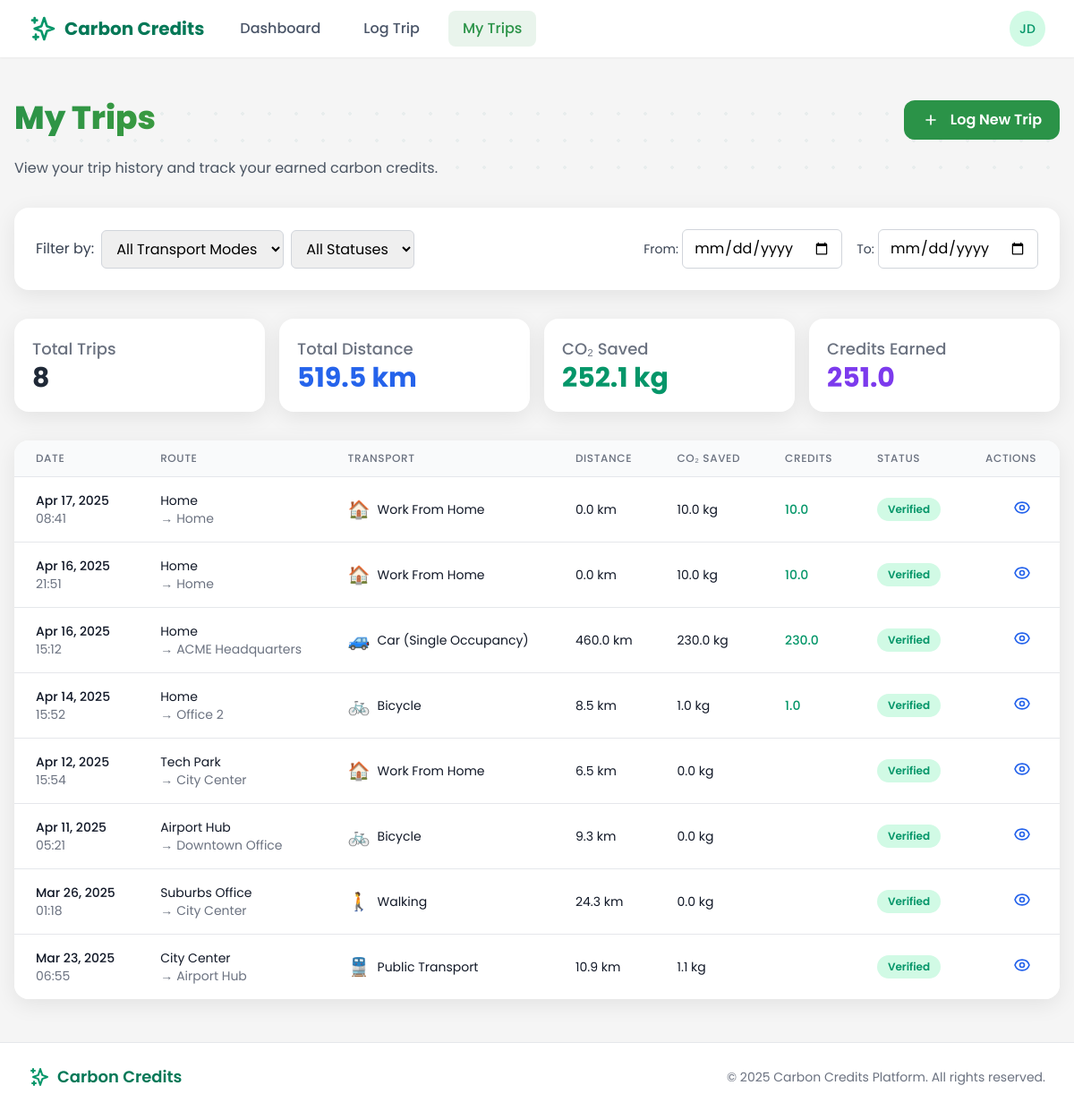
Before: /employee/trips/ (signed in) with the older database file.
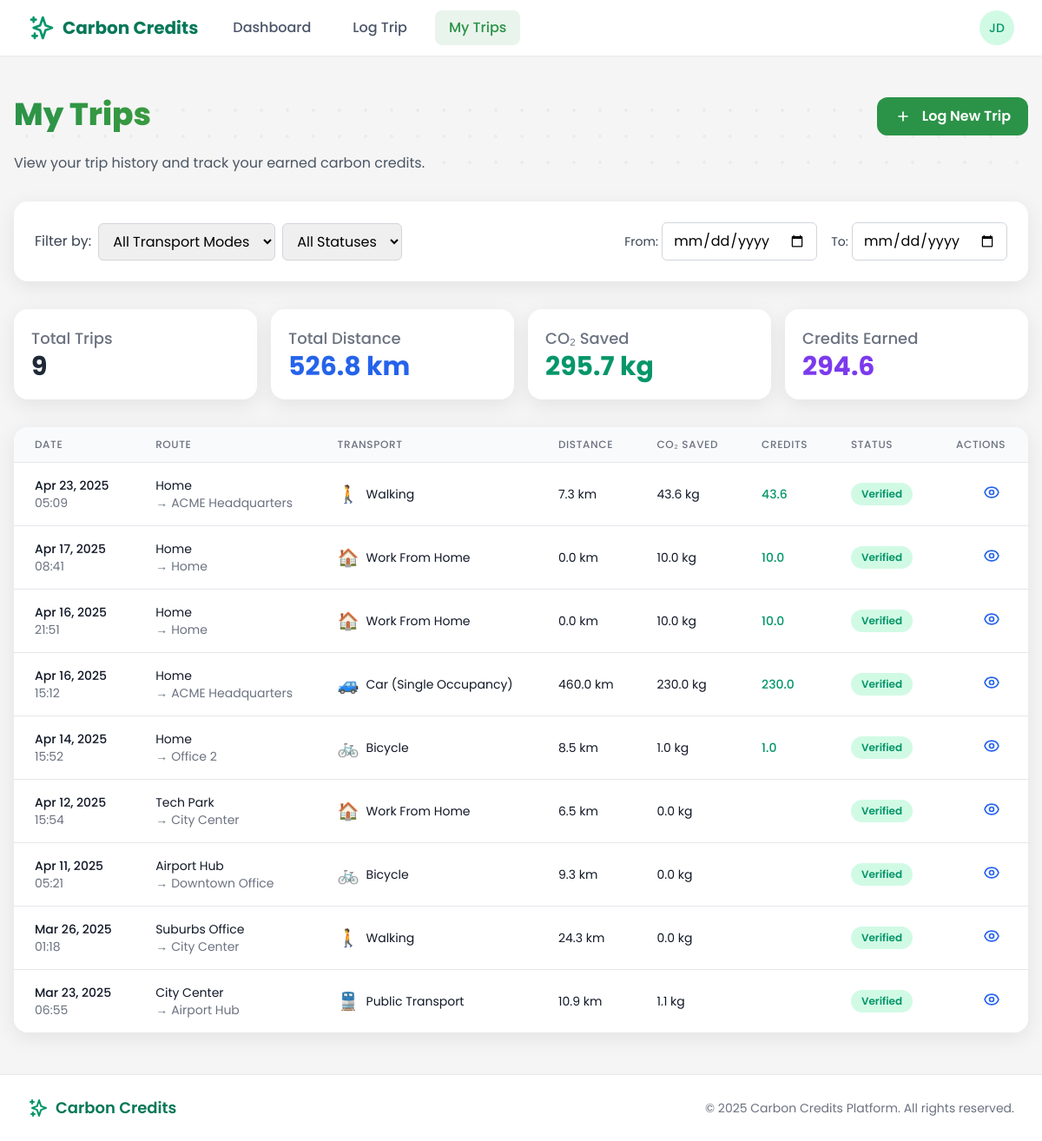
After: the same page with the newer database file.
### trips/models.py (models this page shows, shortened)
class Trip(models.Model):
    TRANSPORT_MODES = (
        ('car', 'Car (Single Occupancy)'),
        ('carpool', 'Carpool'),
        ('public_transport', 'Public Transport'),
        ('bicycle', 'Bicycle'),
        ('walking', 'Walking'),
        ('work_from_home', 'Work From Home'),
    )
    VERIFICATION_STATUS = (
        ('pending', 'Pending'),
        ('verified', 'Verified'),
        ('rejected', 'Rejected'),
        ('flagged', 'Flagged for Review'),
    )
    employee = models.ForeignKey(
        EmployeeProfile,
        on_delete=models.CASCADE,
        related_name='trips'
    )
    start_location = models.ForeignKey(
        Location,
        on_delete=models.SET_NULL,
        related_name='trip_starts',
        null=True
    )
    end_location = models.ForeignKey(
        Location,
        on_delete=models.SET_NULL,
        related_name='trip_ends',
        null=True
    )
    start_time = models.DateTimeField()
    end_time = models.DateTimeField(null=True, blank=True)
    transport_mode = models.CharField(
        max_length=20,
        choices=TRANSPORT_MODES
    )
    distance_km = models.DecimalField(
        max_digits=8,
        decimal_places=2,
        null=True,
        blank=True
    )
    carbon_savings = models.DecimalField(
        max_digits=8,
        decimal_places=2,
        null=True,
        blank=True
    )
    credits_earned = models.DecimalField(
        max_digits=8,
        decimal_places=2,
        null=True,
        blank=True
    )
    proof_image = models.ImageField(
        upload_to='trip_proofs/',
        null=True,
        blank=True
    )
    verification_status = models.CharField(
        max_length=10,
        choices=VERIFICATION_STATUS,
        default='pending'
    )
    verified_by = models.ForeignKey(
        CustomUser,
        on_delete=models.SET_NULL,
        related_name='verified_trips',
        null=True,
        blank=True
    )
    duration_minutes = models.PositiveIntegerField(
        null=True,
        blank=True,
        help_text="Estimated travel time in minutes based on transport mode and distance"
    )
    created_at = models.DateTimeField(default=timezone.now)

### users/models.py (models this page shows, shortened)
class Location(models.Model):
    LOCATION_TYPES = (
        ('home', 'Home'),
        ('office', 'Office'),
        ('commute', 'Commute'),
        ('other', 'Other'),
    )
    name = models.CharField(max_length=100, default='', blank=True)
    created_by = models.ForeignKey(
        CustomUser,
        on_delete=models.CASCADE,
        related_name='locations'
    )
    latitude = models.DecimalField(max_digits=10, decimal_places=7)
    longitude = models.DecimalField(max_digits=10, decimal_places=7)
    address = models.CharField(max_length=255)
    location_type = models.CharField(max_length=10, choices=LOCATION_TYPES, default='other')
    employer = models.ForeignKey(
        EmployerProfile,
        on_delete=models.CASCADE,
        related_name='office_locations',
        null=True,
        blank=True
    )
    is_primary = models.BooleanField(default=False)
    created_at = models.DateTimeField(default=timezone.now)

### core/views/employee_views.py (the view)
# urls.py: path('trips/', trips_list, name='employee_trips'),
@login_required
@user_passes_test(lambda u: u.is_employee)
def trips_list(request):
    employee = request.user.employee_profile
    trips = employee.trips.all().order_by('-start_time')
    stats = trips.aggregate(
        total_distance=Sum('distance_km'),
        total_co2_saved=Sum('carbon_savings'),
        total_credits=Sum('credits_earned')
    )
    total_distance = stats['total_distance'] or 0
    total_co2_saved = stats['total_co2_saved'] or 0
    total_credits = stats['total_credits'] or 0
    context = {
        'trips': trips,
        'page_title': 'My Trips',
        'total_distance': total_distance,
        'total_co2_saved': total_co2_saved,
        'total_credits': total_credits,
    }
    return render(request, 'employee/trips.html', context)

### templates/employee/trips.html (shortened to what the changed rows need)
{% extends 'base.html' %}
{% block content %}
<div class="trips-container px-4 py-6">
    <div class="relative mb-8">
        <div class="relative z-10 flex justify-between items-start">
            <div>
                <h1 class="section-headline text-3xl md:text-4xl font-bold mb-6">My Trips</h1>
            </div>
        </div>
    </div>
    <div class="grid grid-cols-1 sm:grid-cols-2 md:grid-cols-4 gap-4 mb-8">
        <div class="modern-card p-5">
            <h3 class="text-lg font-medium text-gray-500">Total Trips</h3>
            <p class="text-3xl font-bold text-gray-800">{{ trips.count }}</p>
        </div>
        <div class="modern-card p-5">
            <h3 class="text-lg font-medium text-gray-500">Total Distance</h3>
            <p class="text-3xl font-bold text-blue-600">{{ total_distance|default:"0"|floatformat:1 }} km</p>
        </div>
        <div class="modern-card p-5">
            <h3 class="text-lg font-medium text-gray-500">CO₂ Saved</h3>
            <p class="text-3xl font-bold text-green-600">{{ total_co2_saved|default:"0"|floatformat:1 }} kg</p>
        </div>
        <div class="modern-card p-5">
            <h3 class="text-lg font-medium text-gray-500">Credits Earned</h3>
            <p class="text-3xl font-bold text-purple-600">{{ total_credits|default:"0"|floatformat:1 }}</p>
        </div>
    </div>
    <div class="modern-card overflow-hidden">
        <div class="overflow-x-auto">
            {% if trips %}
            <table class="min-w-full divide-y divide-gray-200">
                <thead class="bg-gray-50">
                    <tr>
                        <th scope="col" class="px-6 py-3 text-left text-xs font-medium text-gray-500 uppercase tracking-wider">Date</th>
                        <th scope="col" class="px-6 py-3 text-left text-xs font-medium text-gray-500 uppercase tracking-wider">Route</th>
                        <th scope="col" class="px-6 py-3 text-left text-xs font-medium text-gray-500 uppercase tracking-wider">Transport</th>
                        <th scope="col" class="px-6 py-3 text-left text-xs font-medium text-gray-500 uppercase tracking-wider">Distance</th>
                        <th scope="col" class="px-6 py-3 text-left text-xs font-medium text-gray-500 uppercase tracking-wider">CO₂ Saved</th>
                        <th scope="col" class="px-6 py-3 text-left text-xs font-medium text-gray-500 uppercase tracking-wider">Credits</th>
                        <th scope="col" class="px-6 py-3 text-left text-xs font-medium text-gray-500 uppercase tracking-wider">Status</th>
                        <th scope="col" class="px-6 py-3 text-left text-xs font-medium text-gray-500 uppercase tracking-wider">Actions</th>
                    </tr>
                </thead>
                <tbody class="bg-white divide-y divide-gray-200">
                    {% for trip in trips %}
                    <tr class="trip-row" data-id="{{ trip.id }}" data-mode="{{ trip.transport_mode }}" data-status="{{ trip.verification_status }}">
                        <td class="px-6 py-4 whitespace-nowrap">
                            <div class="text-sm font-medium text-gray-900">{{ trip.start_time|date:"M d, Y" }}</div>
                            <div class="text-sm text-gray-500">{{ trip.start_time|date:"H:i" }}</div>
                        </td>
                        <td class="px-6 py-4">
                            <div class="text-sm text-gray-900">{{ trip.start_location.name|default:"Unknown" }}</div>
                            <div class="flex items-center text-sm text-gray-500">
                                <span>→</span>
                                <span class="ml-1">{{ trip.end_location.name|default:"Unknown" }}</span>
                            </div>
                        </td>
                        <td class="px-6 py-4 whitespace-nowrap">
                            <div class="flex items-center">
                                <span class="transport-icon">
                                    {% if trip.transport_mode == 'public_transport' %}
                                        🚆
                                    {% elif trip.transport_mode == 'bicycle' %}
                                        🚲
                                    {% elif trip.transport_mode == 'walking' %}
                                        🚶
                                    {% elif trip.transport_mode == 'carpool' %}
                                        🚗
                                    {% elif trip.transport_mode == 'car' %}
                                        🚙
                                    {% elif trip.transport_mode == 'work_from_home' %}
                                        🏠
                                    {% endif %}
                                </span>
                                <span class="ml-2 text-sm text-gray-900">{{ trip.get_transport_mode_display }}</span>
                            </div>
                        </td>
                        <td class="px-6 py-4 whitespace-nowrap text-sm text-gray-900">
                            {{ trip.distance_km|floatformat:1 }} km
                        </td>
                        <td class="px-6 py-4 whitespace-nowrap text-sm text-gray-900">
                            {{ trip.carbon_savings|floatformat:1 }} kg
                        </td>
                        <td class="px-6 py-4 whitespace-nowrap text-sm font-medium text-green-600">
                            {{ trip.credits_earned|floatformat:1 }}
                        </td>
                        <td class="px-6 py-4 whitespace-nowrap">
                            <span class="status-pill status-{{ trip.verification_status }}">
                                {{ trip.get_verification_status_display }}
                            </span>
                        </td>
                        <td class="px-6 py-4 whitespace-nowrap text-right text-sm font-medium">
                            <button class="text-blue-600 hover:text-blue-900 mr-2" onclick="viewTripDetails('{{ trip.id }}')">
                            </button>
                        </td>
                    </tr>
                    {% endfor %}
                </tbody>
            </table>
            {% endif %}
        </div>
    </div>
</div>
{% endblock %}

Changed rows visible on the page:
added Trip: start_time "Apr 23, 2025", start_time "05:09", start_location.name "Home", end_location.name "ACME Headquarters", transport_mode "Walking", distance_km "7.3", carbon_savings "43.6", credits_earned "43.6", verification_status "Verified"
Other visible differences:
{{ trips.count }}: "8" → "9"
{{ total_distance|default:"0"|floatformat:1 }}: "519.5" → "526.8"
{{ total_co2_saved|default:"0"|floatformat:1 }}: "252.1" → "295.7"
{{ total_credits|default:"0"|floatformat:1 }}: "251.0" → "294.6"
